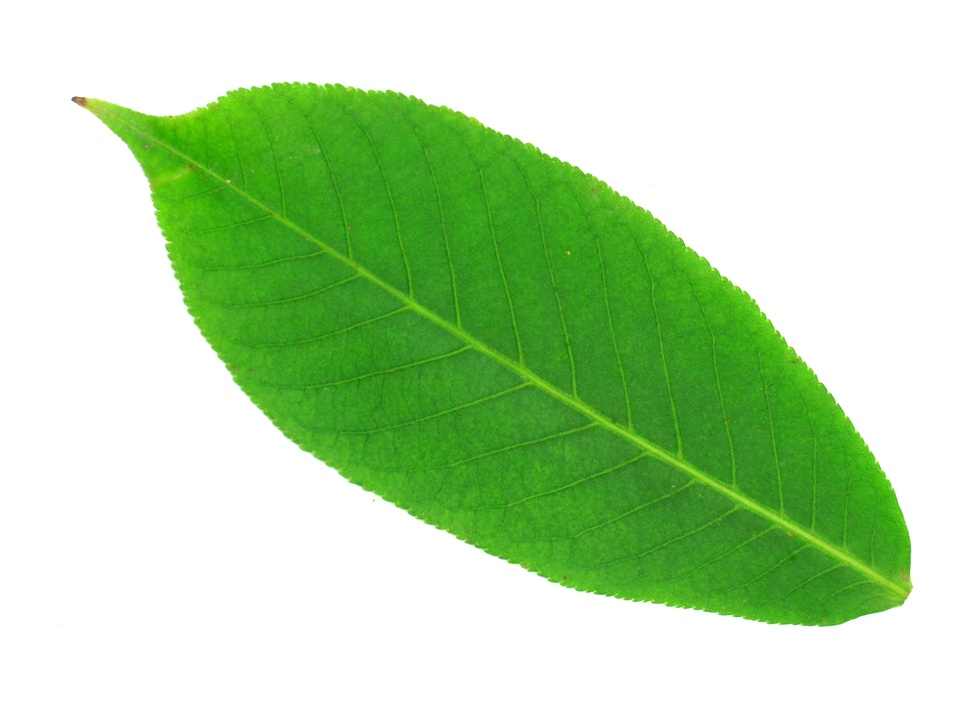
#> input picture Lab/Lab_4/daun/train/1101.jpg, 970 x 727 px, shrunk from 1600 x 1200 before the run
$ jupyter execute Untitled.ipynb
#> lines starting #> are read from the running program, lines starting #| are printed output that depends on the picture; after the words box and inside, x2 and y2 are one past the last pixel; in counts of white or black regions, pixels touching at a corner belong together
[cell 1]
from skimage import io, color, filters, util
import matplotlib.pyplot as plt

i1 = io.imread('1101.jpg')
#> i1 is the input picture: shape (727, 970, 3); mean R, G, B 185.8, 220.3, 173.5
G = util.img_as_ubyte(color.rgb2gray(i1))
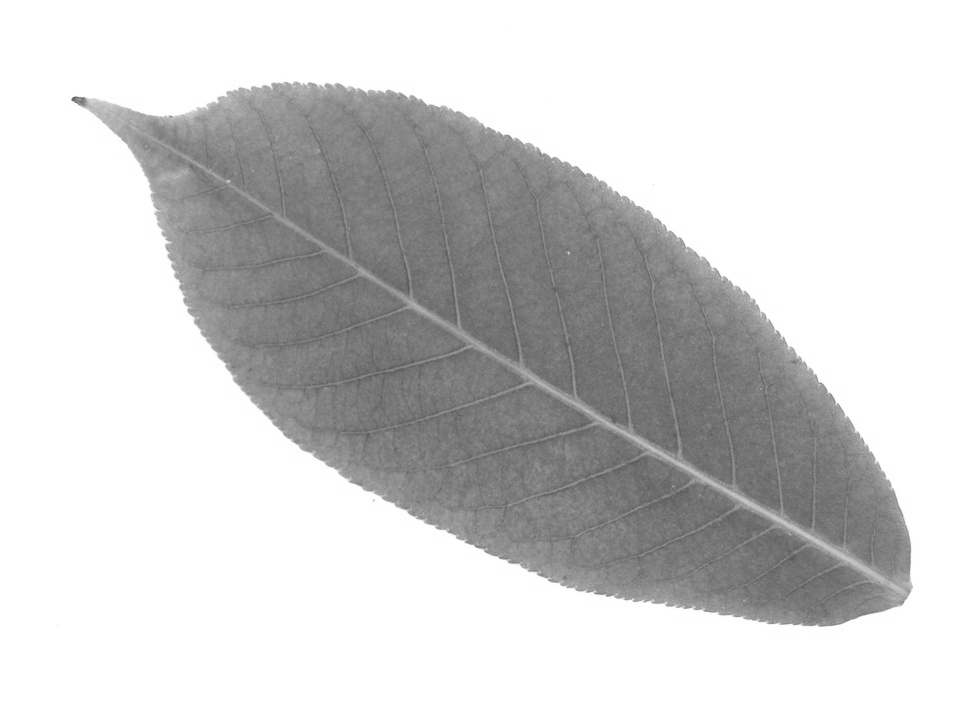
#> G: shape (727, 970); min 81, max 255, mean 209.6
T = filters.threshold_otsu(G)
#> T = 192
S = util.img_as_float(G > T)
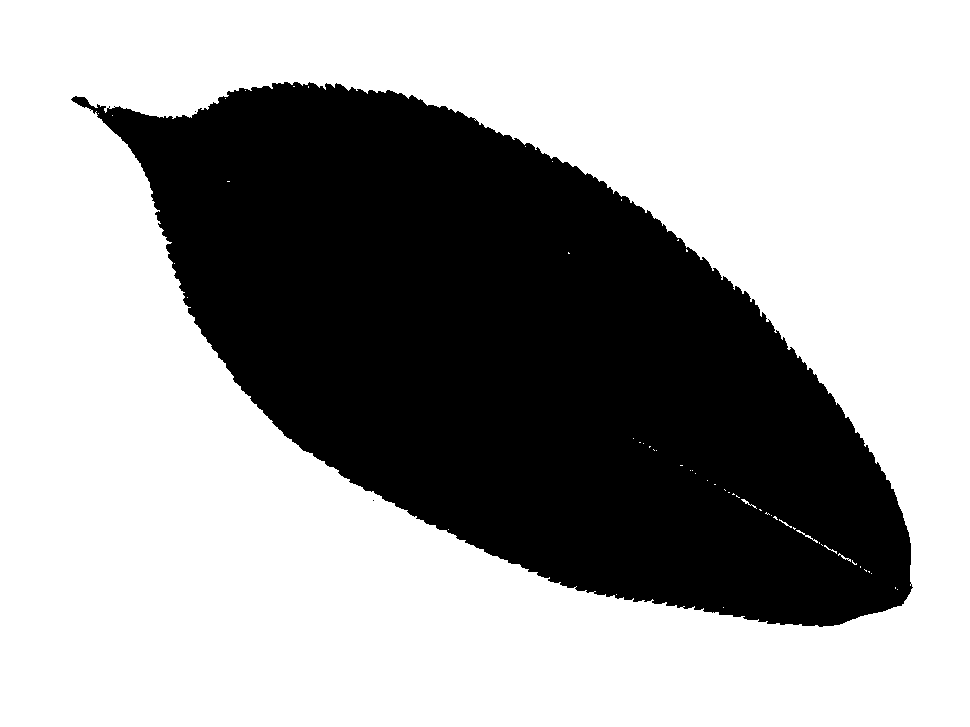
#> S: shape (727, 970) float64; values 0 (black) and 1 (white), 64% white; 3 black regions (2 under 20 px), largest, box (x1, y1, x2, y2) and area: (71, 82, 913, 627) 253859
plt.subplot(1,2,1); plt.imshow(i1)
plt.title('Original'); plt.axis("off")
plt.subplot(1,2,2); plt.imshow(1-S, cmap='gray')
plt.title("Thresholded"); plt.axis("off")
plt.show()
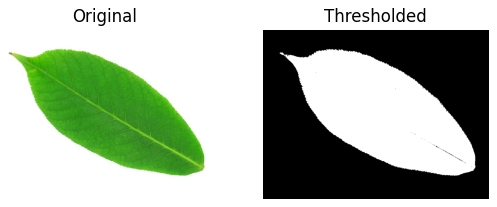
#> figure drawn by matplotlib, 2 panels

[cell 2]
plt.hist(G.flatten(), 256, range=(0,256))
plt.title('Histogram'); plt.show()
#> after `plt.title('Histogram')`:
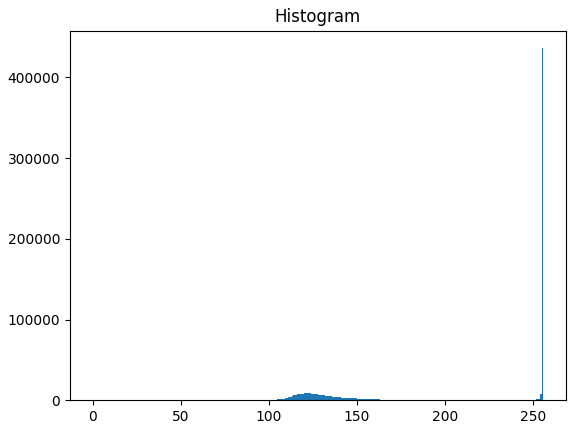
#> figure drawn by matplotlib, 1 panel; tallest bar 436276 high, from x = 255 to 256

$ run again, with Lab/Lab_4/daun/train/1060.jpg copied over Lab/Lab_4/daun/train/1101.jpg
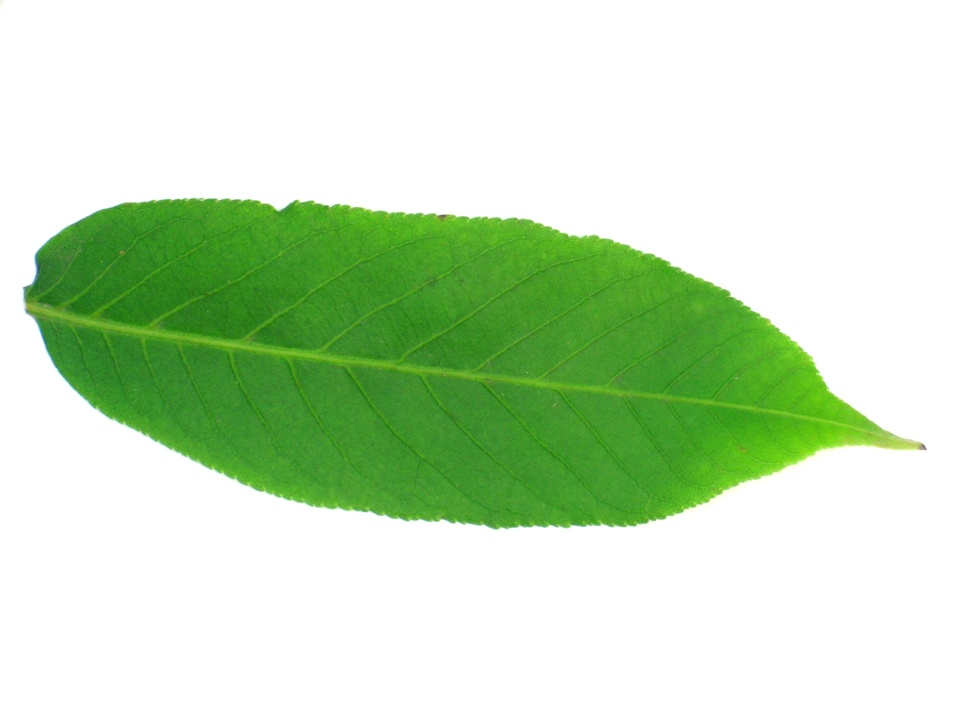
#> input picture Lab/Lab_4/daun/train/1060.jpg, 970 x 727 px, shrunk from 1600 x 1200 before the run
#> i1 is the input picture: shape (727, 970, 3); mean R, G, B 201.9, 225.8, 193.2
#> T = 190
#> `S = util.img_as_float(G > T)`:
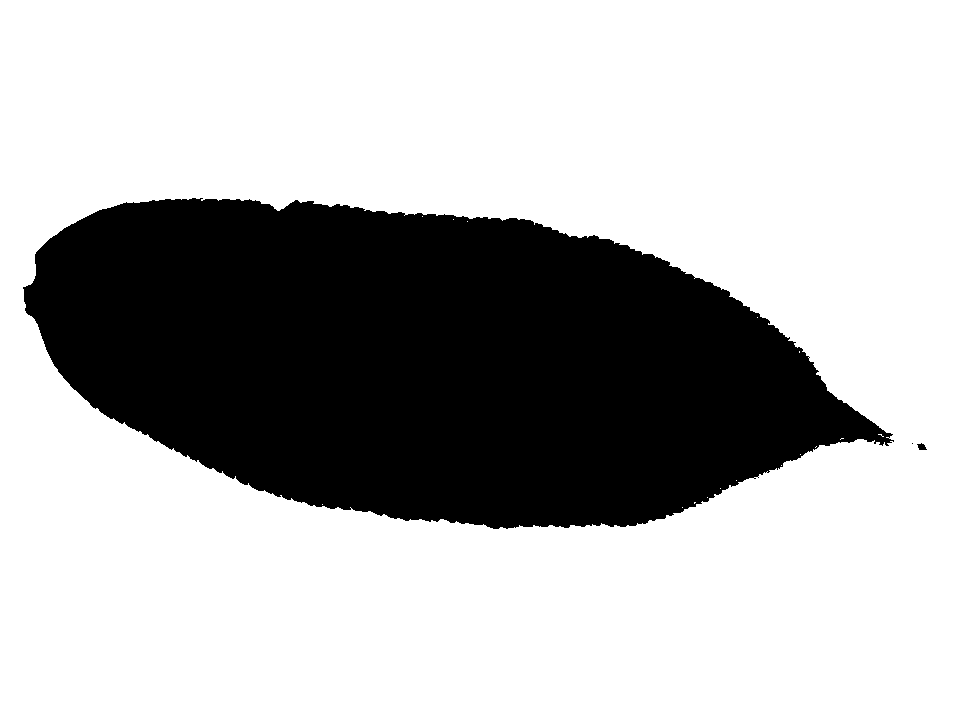
#> S: shape (727, 970) float64; values 0 (black) and 1 (white), 71.6% white; 3 black regions (1 under 20 px), largest, box (x1, y1, x2, y2) and area: (23, 198, 894, 529) 200023, (917, 443, 927, 450) 45
#> `plt.title('Histogram')`:
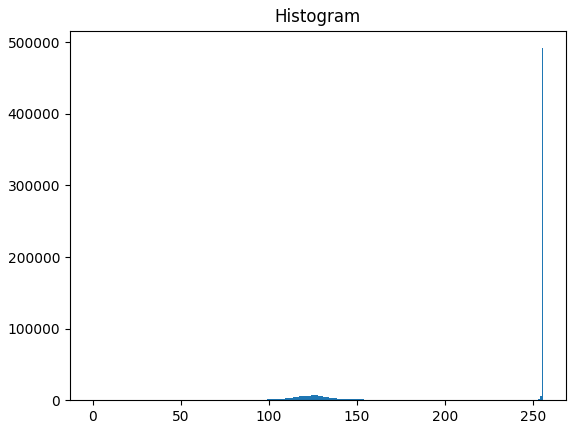
#> figure drawn by matplotlib, 1 panel; tallest bar 491697 high, from x = 255 to 256

$ run again, with Lab/Lab_4/daun/train/1061.jpg copied over Lab/Lab_4/daun/train/1101.jpg
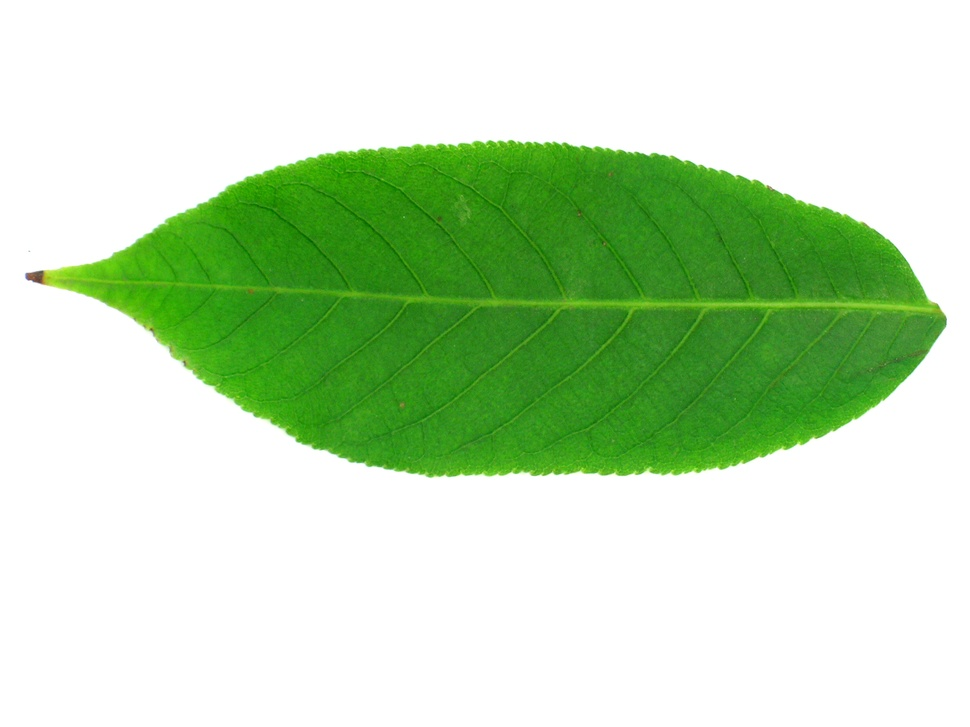
#> input picture Lab/Lab_4/daun/train/1061.jpg, 970 x 727 px, shrunk from 1600 x 1200 before the run
#> i1 is the input picture: shape (727, 970, 3); mean R, G, B 194.4, 222.3, 185
#> T = 187
#> `S = util.img_as_float(G > T)`:
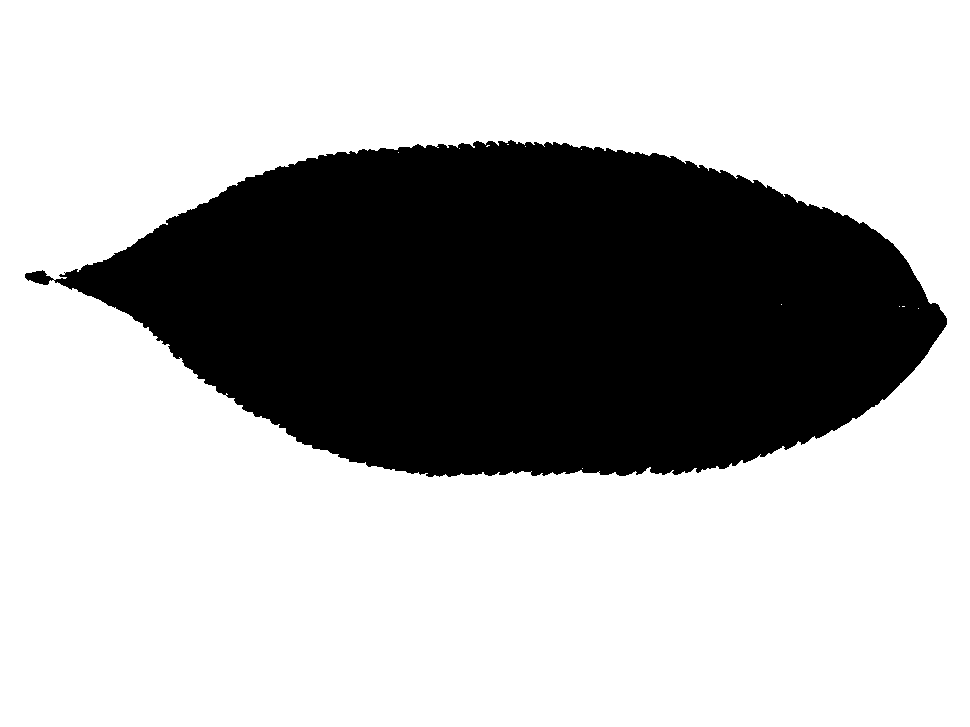
#> S: shape (727, 970) float64; values 0 (black) and 1 (white), 69.7% white; 1 black region, box (x1, y1, x2, y2) and area: (25, 140, 947, 477) 213577
#> `plt.title('Histogram')`:
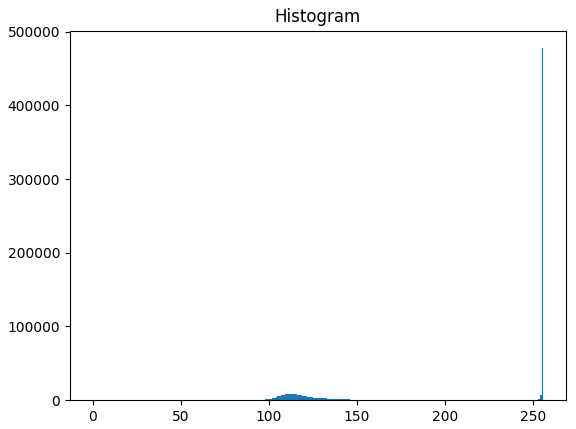
#> figure drawn by matplotlib, 1 panel; tallest bar 477531 high, from x = 255 to 256

$ run again, with Lab/Lab_4/daun/train/1062.jpg copied over Lab/Lab_4/daun/train/1101.jpg
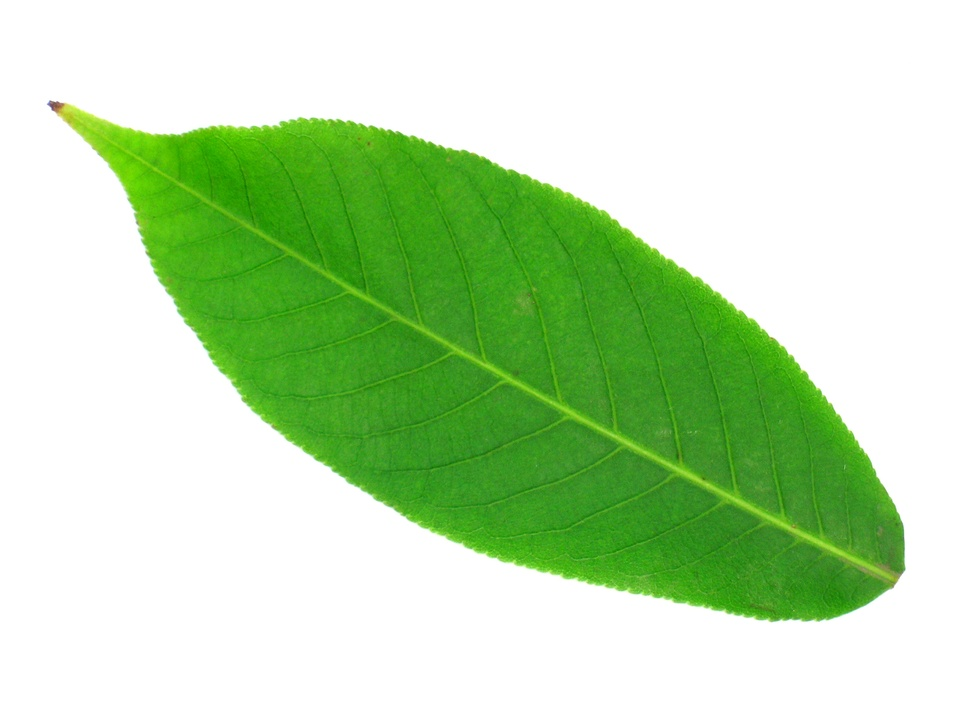
#> input picture Lab/Lab_4/daun/train/1062.jpg, 970 x 727 px, shrunk from 1600 x 1200 before the run
#> i1 is the input picture: shape (727, 970, 3); mean R, G, B 191.3, 222.9, 178.6
#> T = 192
#> `S = util.img_as_float(G > T)`:
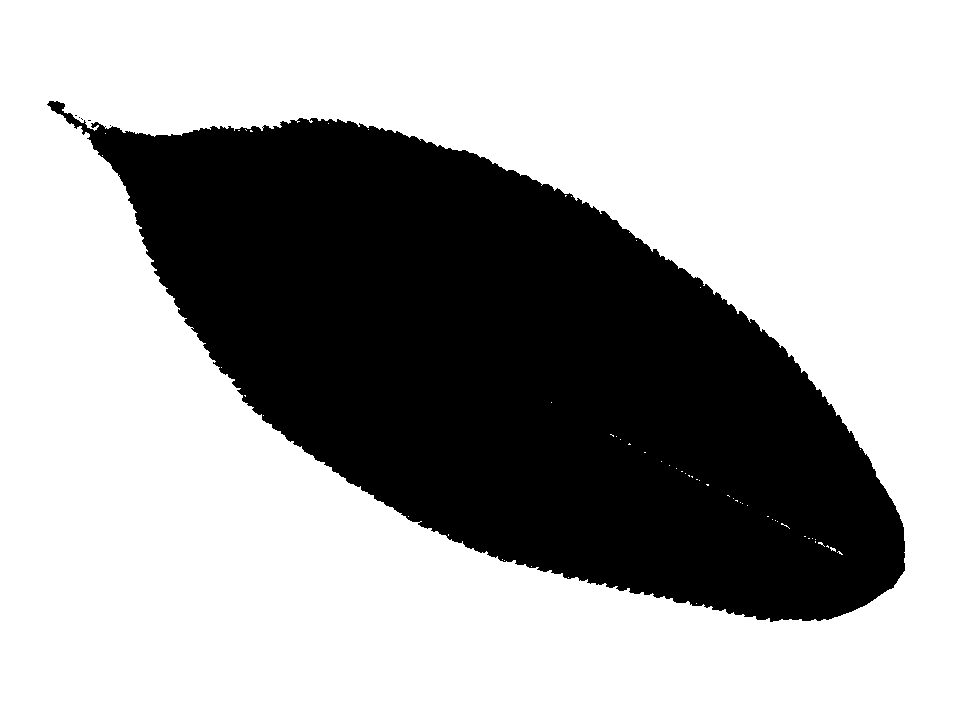
#> S: shape (727, 970) float64; values 0 (black) and 1 (white), 66.7% white; 6 black regions (5 under 20 px), largest, box (x1, y1, x2, y2) and area: (47, 101, 905, 622) 234839
#> `plt.title('Histogram')`:
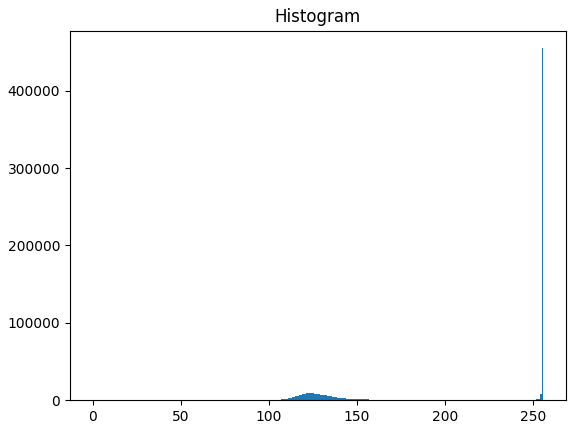
#> figure drawn by matplotlib, 1 panel; tallest bar 454969 high, from x = 255 to 256
